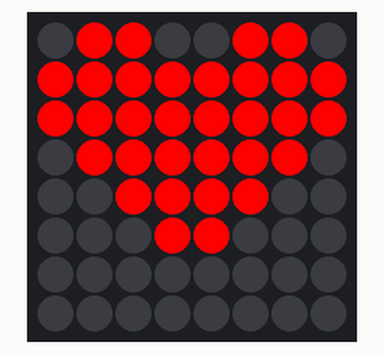
This program was run on a simulated Raspberry Pi (BCM pin numbers) with a Sense HAT, started with the argument heart. Shown: the Sense HAT's 8×8 RGB LED matrix. At 0.0 s the program stops and its outputs stay as they are.

Above: at 0.1 s.

The program:

sensehat_display.py
```python
#!/usr/bin/env python3
"""
Sense HAT display helper for PresenceDetector motion mode.

Usage:
    python3 sensehat_display.py heart
    python3 sensehat_display.py clear
"""

import sys

try:
    from sense_hat import SenseHat
except ImportError:
    sys.stderr.write("ERROR: sense_hat module not found. "
                     "Install with: sudo apt-get install sense-hat\n")
    sys.exit(1)

if len(sys.argv) < 2:
    sys.exit(2)

command = sys.argv[1].lower()
sense = SenseHat()

if command == "heart":
    red = (255, 0, 0)
    off = (0, 0, 0)
    heart = [
        off, red, red, off, off, red, red, off,
        red, red, red, red, red, red, red, red,
        red, red, red, red, red, red, red, red,
        off, red, red, red, red, red, red, off,
        off, off, red, red, red, red, off, off,
        off, off, off, red, red, off, off, off,
        off, off, off, off, off, off, off, off,
        off, off, off, off, off, off, off, off,
    ]
    sense.set_pixels(heart)
elif command == "clear":
    sense.clear()
```
